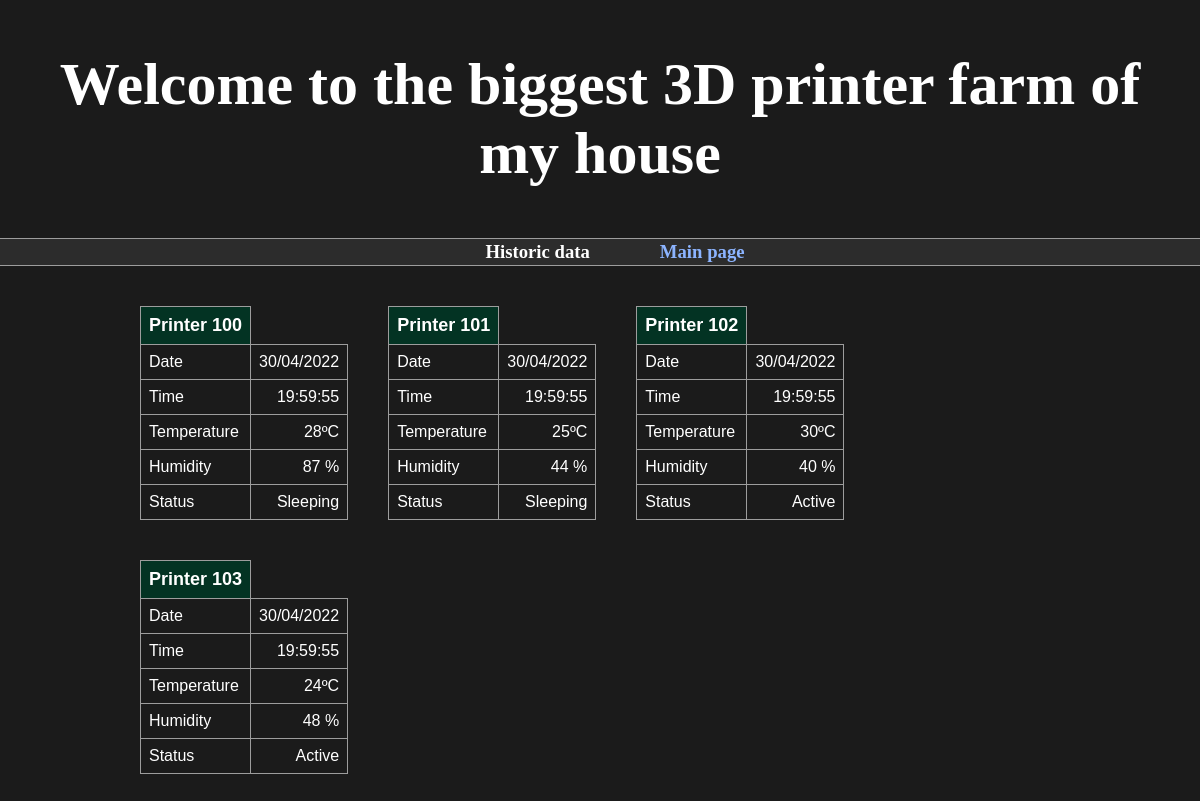
Page /home.html on the earlier database version.
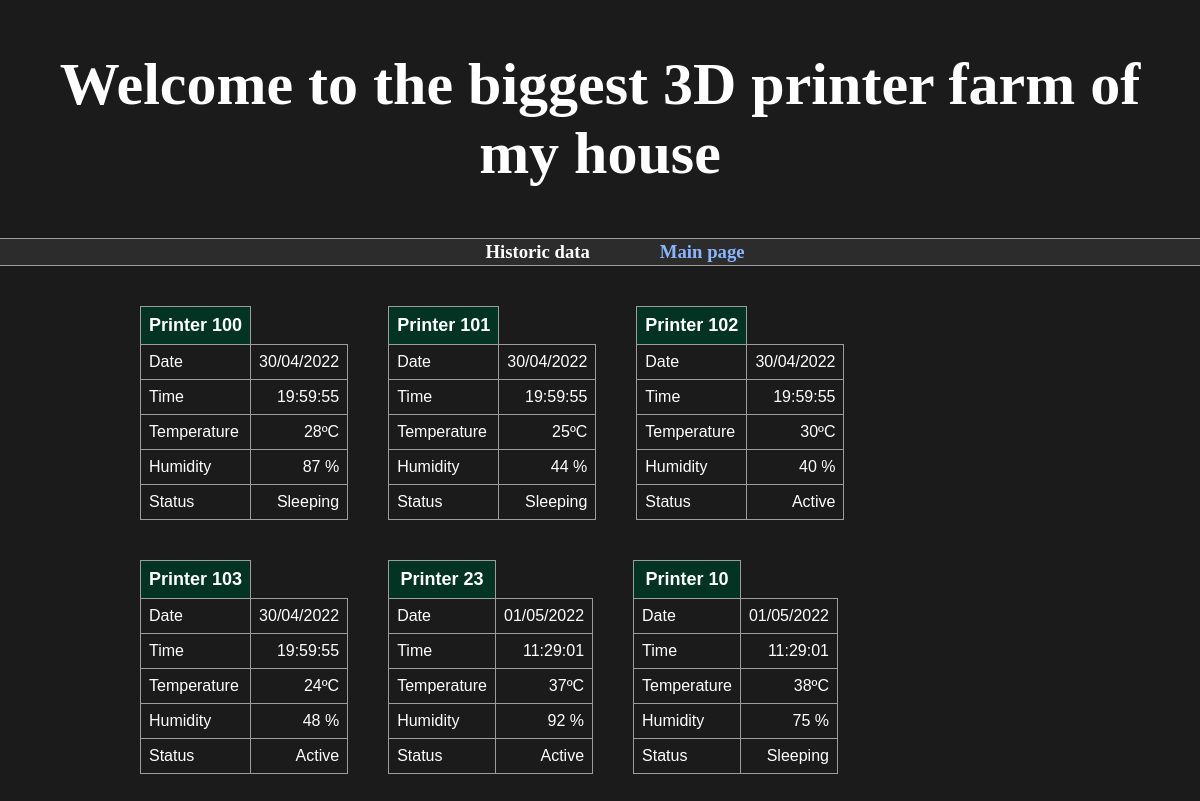
Same page on the later database version.
### printer_log.py (models this page shows, shortened)
class Printer_log(Base):
        __tablename__ = 'PRINTERS_LOG'
        id = Column(Integer, primary_key=True)
        printer_id = Column(Integer)
        date = Column(String())
        time = Column(String())
        temperature = Column(Integer)
        humidity = Column(Integer)
        status = Column(String)

### main.py (the view)
@app.get(path="/home.html", response_class=HTMLResponse)
async def home_page(request: Request):
    printer_log_table = []
    unique_printer_id_list = session.query(Printer_log.printer_id).distinct().all()  # Return a list with every unique printer id [(101), (102), (103), etc..]
    for unique_id in unique_printer_id_list:
        printer_log = session.query(Printer_log).filter_by(printer_id=unique_id[0]).order_by(Printer_log.id.desc()).first()
        printer_log_table.append(printer_log.create_dict())
    return templates.TemplateResponse("home.html", {"request": request, "printer_log_table": printer_log_table})

### templates/home.html (shortened to what this page needs)
<html>
    <head>
        <link href="{{ url_for('static', path='/styles.css') }}" rel="stylesheet">
    </head>
    <body>
        <header>
            <h1>Welcome to the biggest 3D printer farm of my house</h1>
        </header>
        <div class="menu">
            <div class="inactive_option_menu">
                <h3><a href="historic_data.html">Historic data</a></h3>
            </div>
            <div class="active_option_menu">
                <h3><a href="home.html"> Main page</a></h3>
            </div>
        </div>
        <div class="printers_container">
            {% for printer_log in printer_log_table%}
            <div class="table_container">
                <table class="printer_log_table">
                    <thead>
                        <tr><th>Printer {{printer_log.printer_id}}</th></tr>
                    </thead>
                    <tr>
                        <td>Date</td>
                        <td class="table_value">{{printer_log.date}}</td>
                    </tr>
                    <tr>
                        <td>Time</td>
                        <td class="table_value">{{printer_log.time}}</td>
                    </tr>
                    <tr>
                        <td>Temperature</td>
                        <td class="table_value">{{printer_log.temperature}}ºC</td>
                    </tr>
                    <tr>
                        <td>Humidity</td>
                        <td class="table_value">{{printer_log.humidity}} %</td>
                    </tr>
                    <tr>
                        <td>Status</td>
                        <td class="table_value">{{printer_log.status}}</td>
                    </tr>
                </table>
            </div>
            {% endfor%}
        </div>
    </body>
</html>

### static/styles.css (style rules this page uses)
body { background: #1b1b1b; margin: 0%; }
header { text-align: center; color: white; font-size: 30px; border-bottom: #858585; padding: 0%; }
h1 { display: flex; justify-content: center; align-items: center; padding: 50px; margin: 0; }
h3 { margin: auto; }
thead { font-size: large; }
a { color: white; text-decoration: none; }
.menu { border-style: solid none; border-width: 1px; border-color: rgb(157, 157, 157); background-color: rgb(44, 44, 44); display: flex; flex-wrap: wrap; justify-content: center; }
.active_option_menu { padding: 2px 20px; }
.active_option_menu a { color: #8cb4ff; }
.inactive_option_menu { padding: 2px 50px; background-color: rgb(44, 44, 44); color: black; }
.printers_container { width: 80%; display: flex; justify-content: flex-start; flex-wrap: wrap; margin: 0 auto; padding: 20px; }
.table_container { padding: 20px; }
.printer_log_table { font-family: Arial, Helvetica, sans-serif; border-collapse: collapse; width: 100%; color: white; }
.printer_log_table td { border: 1px solid rgb(157, 157, 157); padding: 8px; }
.printer_log_table th { border: 1px solid rgb(157, 157, 157); background-color: rgb(3, 51, 35); padding: 8px; }
.table_value { text-align: right; }

Differences in the rows shown:
added Printer_log: printer_id "23", date "01/05/2022", time "11:29:01", temperature "37", humidity "92", status "Active"
added Printer_log: printer_id "10", date "01/05/2022", time "11:29:01", temperature "38", humidity "75", status "Sleeping"
